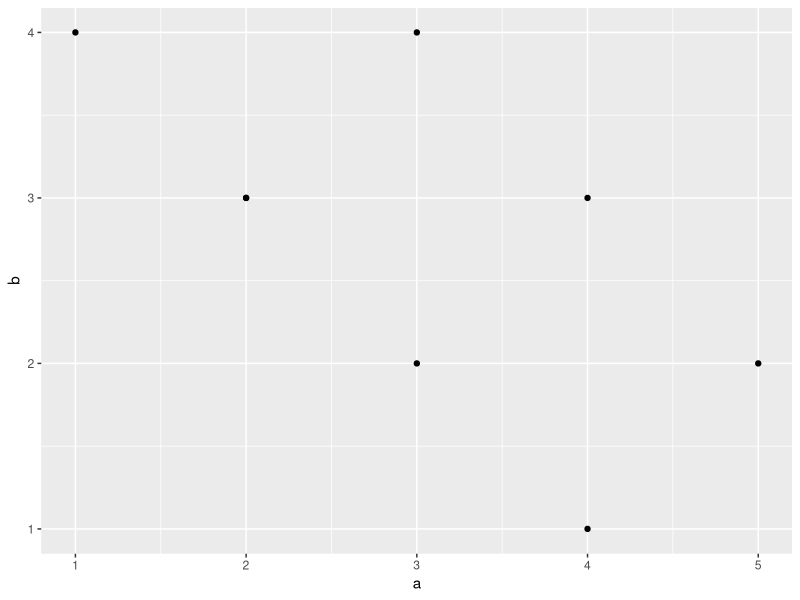
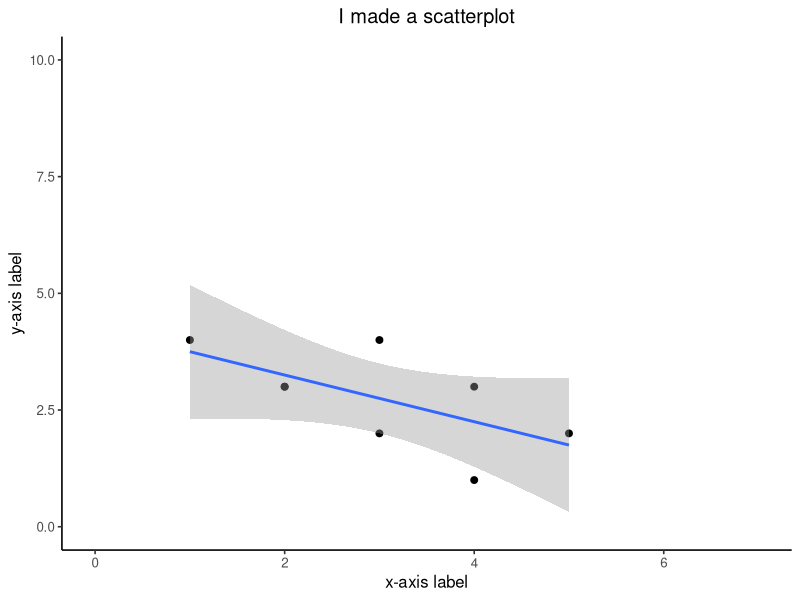
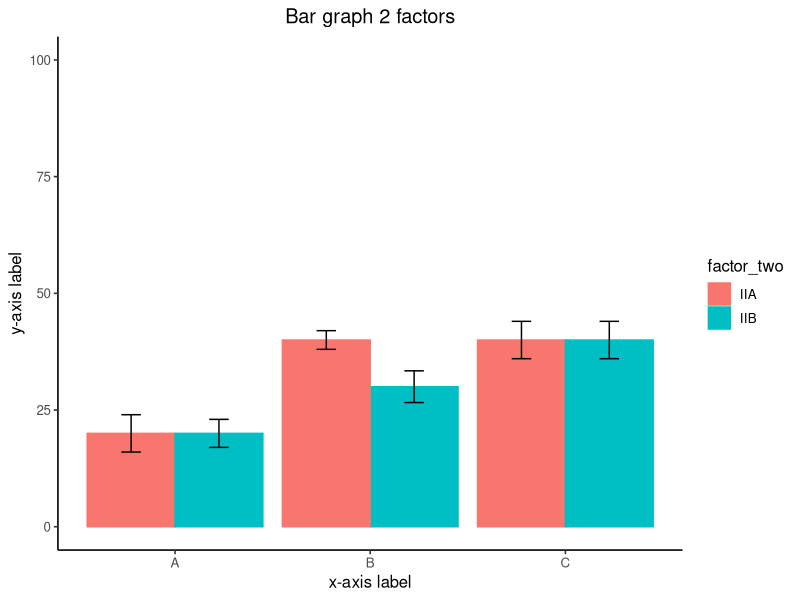
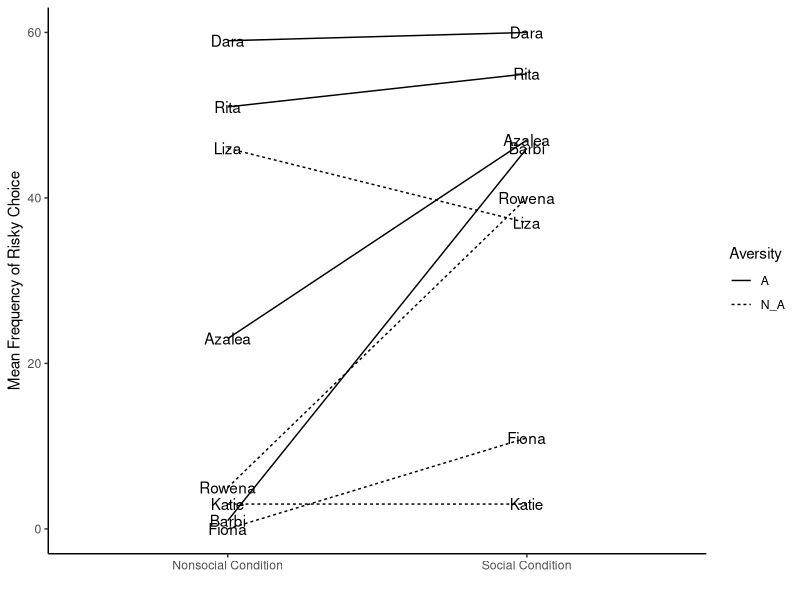

Reproduce these figures in R, in order.
## ---- chunk 1
knitr::opts_chunk$set(echo = TRUE)
## ---- chunk 2
a <- data.frame()
Names <- c("Peter","Paul","Mary")
Ages <- c(1000,1200,100)
Sex <- c("M","M","F")
my_df <- data.frame(Names,Ages,Sex)
## ---- chunk 3
a <- data.frame()
Names <- c("Peter","Paul","Mary",NA)
Ages <- c(1000,1200,100,50)
Sex <- c("M","M","F",NA)
my_df <- data.frame(Names,Ages,Sex)
## ---- chunk 4
a <- data.frame()
Names <- c("Peter","Paul","Mary",NA)
Ages <- c(1000,1200,100,50)
Sex <- c("M","M","F",NA)
my_df <- data.frame(Names,Ages,Sex)
my_df$Names <- as.character(my_df$Names)
my_df$Names
## ---- chunk 5
# Create dataframe
a <- c(1,2,3,2,3,4,5,4)
b <- c(4,3,4,3,2,1,2,3)
plot_df <- data.frame(a,b)


# basic scatterplot
library(ggplot2)
ggplot(plot_df, aes(x=a,y=b))+
  geom_point()
## ---- chunk 6
a <- c(1,2,3,2,3,4,5,4)
b <- c(4,3,4,3,2,1,2,3)
plot_df <- data.frame(a,b)

# customize, add regression line
library(ggplot2)
ggplot(plot_df, aes(x=a,y=b))+
  geom_point(size=2)+
  geom_smooth(method=lm)+
  coord_cartesian(xlim=c(0,7),ylim=c(0,10))+
  xlab("x-axis label")+
  ylab("y-axis label")+
  ggtitle("I made a scatterplot")+
  theme_classic(base_size=12)+
  theme(plot.title = element_text(hjust = 0.5))
## ---- chunk 7
factor_one <- rep(as.factor(c("A","B","C")),2)
factor_two <- rep(as.factor(c("IIA","IIB")),3)
dv_means <- c(20,30,40,20,40,40)
dv_SEs   <- c(4,3.4,4,3,2,4)
plot_df <- data.frame(factor_one,
                      factor_two,
                      dv_means,
                      dv_SEs)

library(ggplot2)
ggplot(plot_df, aes(x=factor_one,y=dv_means,
                    group=factor_two,
                    color=factor_two,
                    fill=factor_two))+
  geom_bar(stat="identity", position="dodge")+
  geom_errorbar(aes(ymin=dv_means-dv_SEs,
                    ymax=dv_means+dv_SEs),
                position=position_dodge(width=0.9),
                width=.2,
                color="black")+
  coord_cartesian(ylim=c(0,100))+
  xlab("x-axis label")+
  ylab("y-axis label")+
  ggtitle("Bar graph 2 factors")+
  theme_classic(base_size=12)+
  theme(plot.title = element_text(hjust = 0.5))
## ---- chunk 8

Names <- rep(c("Dara", "Rita","Liza", "Katie", "Azalea","Barbi","Rowena","Fiona"),each=2)
MF <- c(60,59,55,51,37,46,3,3,47,23,46,1,40,5,11,0)
Condition <- rep(c("Social Condition", "Nonsocial Condition"),4)
Aversity <- rep(c("A","N_A"), each=4)
new_df <- data.frame(Names, Condition, Aversity, MF)

library(ggplot2)
ggplot(new_df, aes(x=Condition, y=MF, group=Names, linetype=Aversity))+
  geom_line()+
  geom_text(label=Names)+
  theme_classic()+
  labs(x=" ",y="Mean Frequency of Risky Choice")

